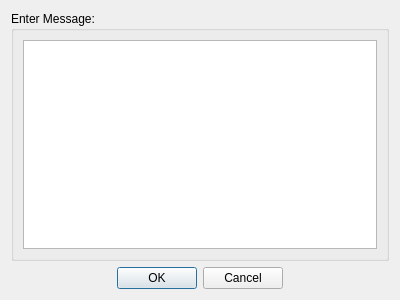
<?xml version="1.0" encoding="UTF-8"?>
<ui version="4.0">
 <class>send_chanmsg_dialog</class>
 <widget class="QDialog" name="send_chanmsg_dialog">
  <property name="geometry">
   <rect>
    <x>0</x>
    <y>0</y>
    <width>400</width>
    <height>300</height>
   </rect>
  </property>
  <property name="windowTitle">
   <string>Send Channel Message</string>
  </property>
  <layout class="QGridLayout" name="gridLayout">
   <item row="0" column="0">
    <layout class="QVBoxLayout" name="verticalLayout">
     <item>
      <widget class="QGroupBox" name="groupBox">
       <property name="title">
        <string>Enter Message:</string>
       </property>
       <layout class="QGridLayout" name="gridLayout_2">
        <item row="0" column="0">
         <widget class="QPlainTextEdit" name="plainTextEdit">
          <property name="lineWrapMode">
           <enum>QPlainTextEdit::WidgetWidth</enum>
          </property>
         </widget>
        </item>
       </layout>
      </widget>
     </item>
     <item>
      <widget class="QDialogButtonBox" name="buttonBox">
       <property name="orientation">
        <enum>Qt::Horizontal</enum>
       </property>
       <property name="standardButtons">
        <set>QDialogButtonBox::Cancel|QDialogButtonBox::Ok</set>
       </property>
       <property name="centerButtons">
        <bool>true</bool>
       </property>
      </widget>
     </item>
    </layout>
   </item>
  </layout>
 </widget>
 <resources/>
 <connections>
  <connection>
   <sender>buttonBox</sender>
   <signal>accepted()</signal>
   <receiver>send_chanmsg_dialog</receiver>
   <slot>accept()</slot>
   <hints>
    <hint type="sourcelabel">
     <x>248</x>
     <y>254</y>
    </hint>
    <hint type="destinationlabel">
     <x>157</x>
     <y>274</y>
    </hint>
   </hints>
  </connection>
  <connection>
   <sender>buttonBox</sender>
   <signal>rejected()</signal>
   <receiver>send_chanmsg_dialog</receiver>
   <slot>reject()</slot>
   <hints>
    <hint type="sourcelabel">
     <x>316</x>
     <y>260</y>
    </hint>
    <hint type="destinationlabel">
     <x>286</x>
     <y>274</y>
    </hint>
   </hints>
  </connection>
 </connections>
</ui>
